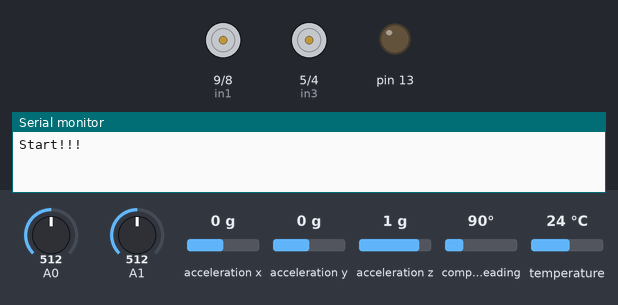
Recording of a sketch running on a simulated Arduino Uno, built with avr-gcc and run on an emulated ATmega328P. On the bench: motor-driver pin pairs drawn as motors (green arrow = first pin HIGH = forward, orange = second pin HIGH = backward, longer = more drive, scaled by the enable pin), output pins drawn as LEDs (lit = HIGH), the last lines printed to the serial monitor. The inputs (shaded band) are chosen by the test bench; at power-on: acceleration y 0 g, A0 = 512, A1 = 512, acceleration x 0 g, acceleration z 1 g, compass heading 90°, temperature 24 °C. At 7.7 s the program stops and its outputs stay as they are.

Above: at 0.1 s.
At 7.3 s:
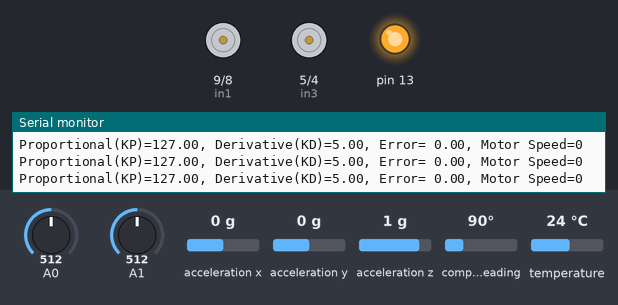
7.4 s: acceleration y set to -1.4 g
At 8.0 s:
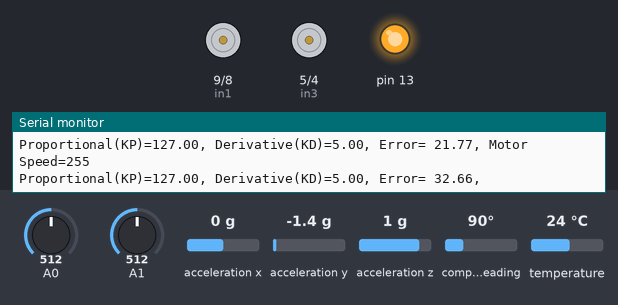
Timing chart, 0 to 9.2 s (numbered marks = the images above; inputs shaded):
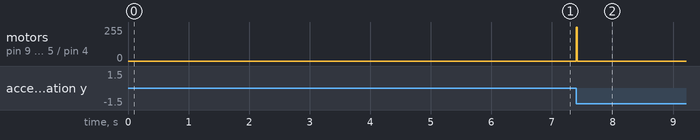

The sketch:

BalancingRobot.ino
```cpp
#include <PID_v1.h>

#include <Wire.h>
#include <Adafruit_Sensor.h>
#include <Adafruit_BNO055.h>
#include <utility/imumaths.h>
#include <math.h>

const int angle_list_number = 5;

/////////////////////////////////////////////////////////////////////////////////////////////////////////////////////////////////////////////////
//define control pins for motors and initialise motor speed
/////////////////////////////////////////////////////////////////////////////////////////////////////////////////////////////////////////////////
int Mspeed = 0;

// Motor A
double pwmR = 12;
int in1 = 9;
int in2 = 8;

// Motor B
double pwmL = 2;
int in3 = 5;
int in4 = 4;


/////////////////////////////////////////////////////////////////////////////////////////////////////////////////////////////////////////////////
//declare and initialise some variables to determine the current angle and also to run PD control
/////////////////////////////////////////////////////////////////////////////////////////////////////////////////////////////////////////////////
double Kp = 0;
double Ki = 0;
double Kd = 0;
double proportionalValue;
double derivativeValue;
double feedback;
unsigned long timer;
double time_pre, time_step;
double pre_error = 0;
double sumError;
double angle_list[angle_list_number];
double diff_error = 0;
double Setpoint, Input, Output;
int max_control = 255;
int min_control = -255;
PID myPID(&Input, &Output, &Setpoint, Kp, Ki, Kd, DIRECT);
const int sampleRate =10;
/////////////////////////////////////////////////////////////////////////////////////////////////////////////////////////////////////////////////
#define BNO055_SAMPLERATE_DELAY_MS (100) //sensor samples every 100ms

Adafruit_BNO055 bno = Adafruit_BNO055();
/////////////////////////////////////////////////////////////////////////////////////////////////////////////////////////////////////////////////
//select pinmode, check sensor, calibrate, and define the offset
////////////////////////////////////////////////////////////////////////////////////////////////////////////////////////////////////////////////
void setup()
{
  myPID.SetMode(AUTOMATIC);
  myPID.SetSampleTime(sampleRate);
  myPID.SetOutputLimits(min_control, max_control);
  for (int i = 0; i < angle_list_number; i++)
    angle_list[i] = 0.0;
  pinMode(pwmR, OUTPUT);
  pinMode(pwmL, OUTPUT);
  pinMode(in1, OUTPUT);
  pinMode(in2, OUTPUT);
  pinMode(in3, OUTPUT);
  pinMode(in4, OUTPUT);
  pinMode(13, OUTPUT);

  ///////////////////////////////////////////////////////////////////////////////////////////////////////////////////////////////////////////////
  // Start with motors disabled and direction forward
  ///////////////////////////////////////////////////////////////////////////////////////////////////////////////////////////////////////////////
  // Motor A
  analogWrite(pwmR, 0);
  digitalWrite(in1, HIGH);
  digitalWrite(in2, LOW);
  // Motor B
  analogWrite(pwmL, 0);
  digitalWrite(in3, HIGH);
  digitalWrite(in4, LOW);
  //////////////////////////////////////////////////////////////////////////////////////////////////////////////////////////////////////////////

  Serial.begin(115200);
  Serial.println("Start!!!");
  /* Initialise the sensor */
  bno.begin();
  //bno.setMode(bno.OPERATION_MODE_NDOF);
  if (!bno.begin())
  {
    /* There was a problem detecting the BNO055 ... check your connections */
    Serial.print("Ooops, no BNO055 detected ... Check your wiring or I2C ADDR!");
    while (1);
  }
  delay(100);

  adafruit_bno055_offsets_t calibData;

  calibData.accel_offset_x = -10;
  calibData.accel_offset_y = -17;
  calibData.accel_offset_z = -6;
  calibData.gyro_offset_x = -2;
  calibData.gyro_offset_y = 0;
  calibData.gyro_offset_z = 1;
  calibData.mag_offset_x = 66;
  calibData.mag_offset_y = 232;
  calibData.mag_offset_z = -718;
  calibData.accel_radius = 1000;
  calibData.mag_radius = 768;


  bno.setSensorOffsets(calibData);

  int8_t temp = bno.getTemp();
  bno.setExtCrystalUse(true);
  Serial.println("Hold the device upright to set offset/setpoint position.");
  delay(1000);
  for (int i = 0; i < 5; i++)
  {
    Serial.println("Ready...");
    delay(200);
  }
  //*
  int time2 = millis();

  //target this position as this desired balance point after robot startup 2 seconds later
  while ((millis() - time2) < 2000)
  {
    Setpoint = getError();
  }

  Serial.print("your setpoint is set at =");
  Serial.println(Setpoint);
  delay(2000);
  digitalWrite(13, HIGH);

}

/////////////////////////////////////////////////////////////////////////////////////////////////////////////////////////////////////////////////
//calculate the error between the current angle and target angle repeatedly and use PD control algorithm to feedback signal that control motors
/////////////////////////////////////////////////////////////////////////////////////////////////////////////////////////////////////////////////
void loop()
{
  double proportionalValue = analogRead(A0);
  double derivativeValue = analogRead(A1);
  Kp = map(proportionalValue, 0, 1023, 0, 255);
  Kd = map(derivativeValue, 0, 1023, 0, 100) / 10.;
  Ki = 0;
  ///*
  Serial.print("Proportional(KP)=");
  Serial.print(Kp);
  Serial.print(", ");
  Serial.print("Derivative(KD)=");
  Serial.print(Kd);
  Serial.print(", ");//*/
  double error = getError()-Setpoint;
  ///*
  Serial.print("Error= ");
  Serial.print(error);
  Serial.print(", ");//*/
  myPID.SetTunings(Kp, Ki, Kd);
  myPID.Compute();
  double feedback = Output;
  if (abs(error) > 25)
  {
    while (true)
    {
      // Set Motor A off

      digitalWrite(in1, LOW);
      digitalWrite(in2, LOW);

      // Set Motor B off

      digitalWrite(in3, LOW);
      digitalWrite(in4, LOW);

      analogWrite(pwmR, 0);
      analogWrite(pwmL, 0);
    }
  }
  motorControl(feedback);
}
////////////////////////////////////////////////////////////////////////////////////////////////////////////////////////////////////////////////
//computes the PD feedback in motorControl function set up the condition based on control signal from controller
////////////////////////////////////////////////////////////////////////////////////////////////////////////////////////////////////////////////

void motorControl(double feedback)
{
  Mspeed = int(feedback);
  ///*
  Serial.print("Motor Speed=");
  Serial.println(Mspeed); //*/
  if (Mspeed <= -5)
  {
    // Set Motor A backward

    digitalWrite(in1, LOW);
    digitalWrite(in2, HIGH);

    // Set Motor B backward

    digitalWrite(in3, LOW);
    digitalWrite(in4, HIGH);

    analogWrite(pwmR, abs(Mspeed));
    analogWrite(pwmL, abs(Mspeed));
  }
  else if (Mspeed < 5 && Mspeed >-5)
  {
    digitalWrite(in1, LOW);
    digitalWrite(in2, LOW);
    digitalWrite(in3, LOW);
    digitalWrite(in4, LOW);
  }
  if(Mspeed >= 5)
  {
    // Set Motor A forwardward

    digitalWrite(in1, HIGH);
    digitalWrite(in2, LOW);

    // Set Motor B forwardward

    digitalWrite(in3, HIGH);
    digitalWrite(in4, LOW);

    analogWrite(pwmR, abs(Mspeed));
    analogWrite(pwmL, abs(Mspeed));
  }
}

/////////////////////////////////////////////////////////////////////////////////////////////////////////////////////////////////////////////////
//Read the raw sensor value from IMU, filter the received data using complementary filter, then, average the data and return this data
/////////////////////////////////////////////////////////////////////////////////////////////////////////////////////////////////////////////////

double getError()
{
  /* Get a new sensor event */
  sensors_event_t event;
  bno.getEvent(&event);

  /*
    //Display the doubleing point data
    Serial.print("Yaw: ");
    Serial.print(event.orientation.x, 4);
    Serial.print("\tPitch: ");
    Serial.print(event.orientation.y, 4);
    Serial.print("\tRoll: ");
    Serial.print(event.orientation.z, 4);
    Serial.println(""); //*/

  for (int i = 0; i < angle_list_number; i++)
  {
    angle_list[i] = angle_list[i + 1];
  }
  angle_list[angle_list_number - 1] = event.orientation.z; // Produces the Kalman filtered data
  double meanErrorAngle;
  meanErrorAngle = 0.0;

  for (int i = 0; i < angle_list_number; i++)
  {
   meanErrorAngle += angle_list[i];
  }
  meanErrorAngle /= angle_list_number;
  Input=-meanErrorAngle;
  //meanErrorAngle -= setpoint;
  //delay(BNO055_SAMPLERATE_DELAY_MS);
  return meanErrorAngle;
}
```

Measured:
- after the input at 7.4 s, motor on pin 9 (in1) / pin 8 (in2), motor on pin 5 (in3) / pin 4 (in4): stopped → forward 255/255 at once, → stopped 0.01 s later
